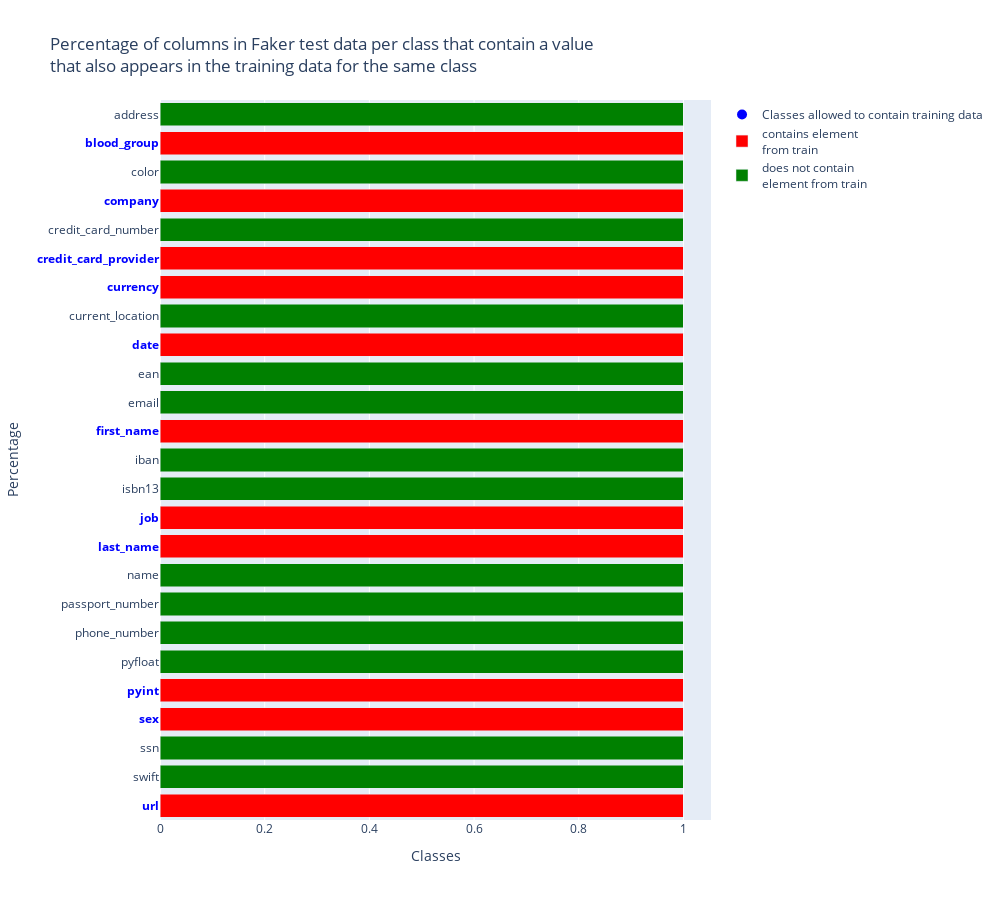

The notebook cell saved with this chart:
### Code cell
fig = go.Figure()
fig.add_trace(go.Bar(y=list(sol.keys()), x=[a.get(False) for a in sol.values()], name="does not contain<br>element from train",
                      orientation='h', marker=dict(color="green")))
fig.add_trace(go.Bar(y=list(sol.keys()), x=[a.get(True) for a in sol.values()], name="contains element<br>from train", orientation='h', marker=dict(color="red")))
fig.update_layout(barmode='stack', title="Percentage of columns in Faker test data per class that contain a value<br>that also appears in the training data for the same class", 
                  width=1000, height=900)
fig.update_xaxes(title="Classes")
fig.update_yaxes(title="Percentage")

highlighted_classes = duplicates_allowed  # Replace with your keys to highlight
custom_labels = [
    f"<b style='color:blue;'>{key}</b>" if key in highlighted_classes else key
    for key in sol.keys()
]

fig.update_yaxes(
    ticktext=custom_labels,
    tickvals=list(sol.keys()),  # Ensure alignment of ticks and custom labels
    title="Percentage"
)

fig.add_trace(
    go.Scatter(
        x=[None],  # Empty trace
        y=[None],
        mode='markers',
        marker=dict(color='blue', size=10),
        name="Classes allowed to contain training data"
    )
)

fig.show()

### Figure 1 — Plotly figure (JSON) as saved in the notebook; plotly's stock layout.template omitted (floating-point values rounded to 4 significant figures)
{"data": [{"marker": {"color": "green"}, "name": "does not contain<br>element from train", "orientation": "h", "type": "bar", "x": [null, 1, 1, null, null, 1, 1, 1, 1, null, null, 1, 1, null, 1, 1, null, 1, null, null, 1, null, 1, null, 1], "y": ["url", "swift", "ssn", "sex", "pyint", "pyfloat", "phone_number", "passport_number", "name", "last_name", "job", "isbn13", "iban", "first_name", "email", "ean", "date", "current_location", "currency", "credit_card_provider", "credit_card_number", "company", "color", "blood_group", "address"]}, {"marker": {"color": "red"}, "name": "contains element<br>from train", "orientation": "h", "type": "bar", "x": [1, null, null, 1, 1, null, null, null, null, 1, 1, null, null, 1, null, null, 1, null, 1, 1, null, 1, null, 1, null], "y": ["url", "swift", "ssn", "sex", "pyint", "pyfloat", "phone_number", "passport_number", "name", "last_name", "job", "isbn13", "iban", "first_name", "email", "ean", "date", "current_location", "currency", "credit_card_provider", "credit_card_number", "company", "color", "blood_group", "address"]}, {"marker": {"color": "blue", "size": 10}, "mode": "markers", "name": "Classes allowed to contain training data", "type": "scatter", "x": [null], "y": [null]}], "layout": {"barmode": "stack", "height": 900, "title": {"text": "Percentage of columns in Faker test data per class that contain a value<br>that also appears in the training data for the same class"}, "width": 1000, "xaxis": {"title": {"text": "Classes"}}, "yaxis": {"ticktext": ["<b style='color:blue;'>url</b>", "swift", "ssn", "<b style='color:blue;'>sex</b>", "<b style='color:blue;'>pyint</b>", "pyfloat", "phone_number", "passport_number", "name", "<b style='color:blue;'>last_name</b>", "<b style='color:blue;'>job</b>", "isbn13", "iban", "<b style='color:blue;'>first_name</b>", "email", "ean", "<b style='color:blue;'>date</b>", "current_location", "<b style='color:blue;'>currency</b>", "<b style='color:blue;'>credit_card_provider</b>", "credit_card_number", "<b style='color:blue;'>company</b>", "color", "<b style='color:blue;'>blood_group</b>", "address"], "tickvals": ["url", "swift", "ssn", "sex", "pyint", "pyfloat", "phone_number", "passport_number", "name", "last_name", "job", "isbn13", "iban", "first_name", "email", "ean", "date", "current_location", "currency", "credit_card_provider", "credit_card_number", "company", "color", "blood_group", "address"], "title": {"text": "Percentage"}}}}
